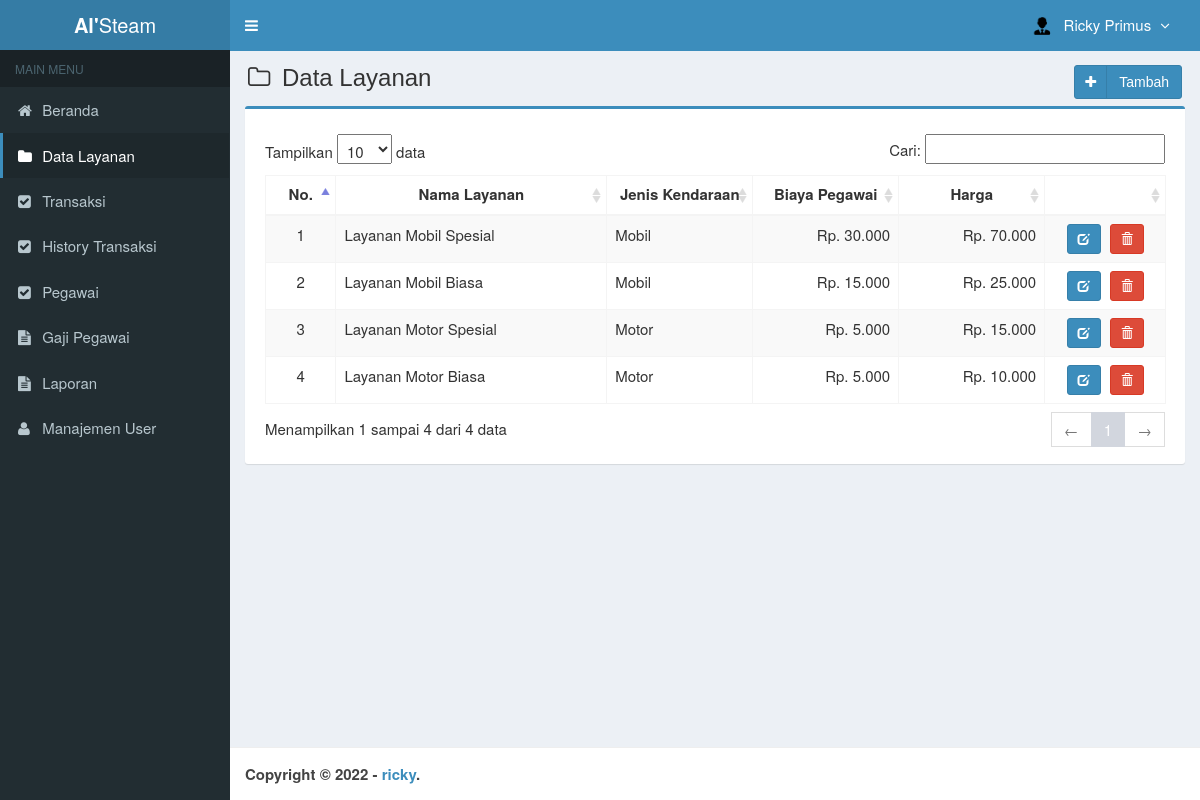
Page /main.php?module=layanan (signed in) on the committed database.
### tables this page shows
CREATE TABLE `is_layanan` (
  `id_layanan` int(2) NOT NULL,
  `nama_layanan` varchar(30) NOT NULL,
  `jenis_kendaraan` enum('Mobil','Motor') NOT NULL,
  `biaya_pegawai` int(7) NOT NULL,
  `harga` int(8) NOT NULL
);

### config/fungsi_rupiah.php (called while the page is built, shortened)
<?php
function format_rupiah($angka){
  $rupiah=number_format($angka,0,',','.');
  return $rupiah;
}
?>

### modules/layanan/view.php (the view, shortened to what this page needs)
<section class="content-header">
  <h1>
    <i class="fa fa-folder-o icon-title"></i> Data Layanan
    <a class="btn btn-primary btn-social pull-right" href="?module=form_layanan&form=add">
      <i class="fa fa-plus"></i> Tambah
    </a>
  </h1>
</section>
<section class="content">
  <div class="row">
    <div class="col-md-12">
      <div class="box box-primary">
        <div class="box-body">
          <table id="dataTables1" class="table table-bordered table-striped table-hover">
            <thead>
              <tr>
                <th class="center">No.</th>
                <th class="center">Nama Layanan</th>
                <th class="center">Jenis Kendaraan</th>
                <th class="center">Biaya Pegawai</th>
                <th class="center">Harga</th>
                <th></th>
              </tr>
            </thead>
            <tbody>
            <?php
            $no = 1;
            $query = mysqli_query($mysqli, "SELECT * FROM is_layanan ORDER BY id_layanan DESC")
                                            or die('Ada kesalahan pada query tampil data layanan: '.mysqli_error($mysqli));
            while ($data = mysqli_fetch_assoc($query)) {
              echo "<tr>
                      <td width='40' class='center'>$no</td>
                      <td width='200'>$data[nama_layanan]</td>
                      <td width='100'>$data[jenis_kendaraan]</td>
                      <td width='100' align='right'>Rp. ".format_rupiah($data['biaya_pegawai'])."</td>
                      <td width='100' align='right'>Rp. ".format_rupiah($data['harga'])."</td>
                      <td class='center' width='80'>
                        <div>
                          <a data-toggle='tooltip' data-placement='top' title='Ubah' style='margin-right:5px' class='btn btn-primary btn-sm' href='?module=form_layanan&form=edit&id=$data[id_layanan]'>
                              <i style='color:#fff' class='glyphicon glyphicon-edit'></i>
                          </a>";
            ?>
                          <a data-toggle="tooltip" data-placement="top" title="Hapus" class="btn btn-danger btn-sm" href="modules/layanan/proses.php?act=delete&id=<?php echo $data['id_layanan'];?>" onclick="return confirm('Anda yakin ingin menghapus <?php echo $data['nama_layanan']; ?> ?');">
                              <i style="color:#fff" class="glyphicon glyphicon-trash"></i>
                          </a>
            <?php
              echo "    </div>
                      </td>
                    </tr>";
              $no++;
            }
            ?>
            </tbody>
          </table>
        </div>
      </div>
    </div>
  </div>
</section><!-- /.content

### assets/css/style.css (style rules this page uses)
.btn-social *:first-child { border-right: 1px solid rgba(0, 0, 0, 0.1); bottom: 0; font-size: 1em !important; left: 0; line-height: 32px !important; position: absolute; text-align: center; top: 0; width: 32px !important; }
.content-header { padding: 15px 18px 0; position: relative; }
.center { text-align:center; }
.icon-title { margin-right: 5px; }
body { background-color: #fff; color: #333; font-size: 15px; line-height: 1.42857; }

### rows in the picture
is_layanan: nama_layanan "Layanan Mobil Spesial", jenis_kendaraan "Mobil", biaya_pegawai "30.000", harga "70.000"
is_layanan: nama_layanan "Layanan Mobil Biasa", jenis_kendaraan "Mobil", biaya_pegawai "15.000", harga "25.000"
is_layanan: nama_layanan "Layanan Motor Spesial", jenis_kendaraan "Motor", biaya_pegawai "5.000", harga "15.000"
is_layanan: nama_layanan "Layanan Motor Biasa", jenis_kendaraan "Motor", biaya_pegawai "5.000", harga "10.000"

### other values in the picture
$_SESSION['nama_user'] "Ricky Primus"
